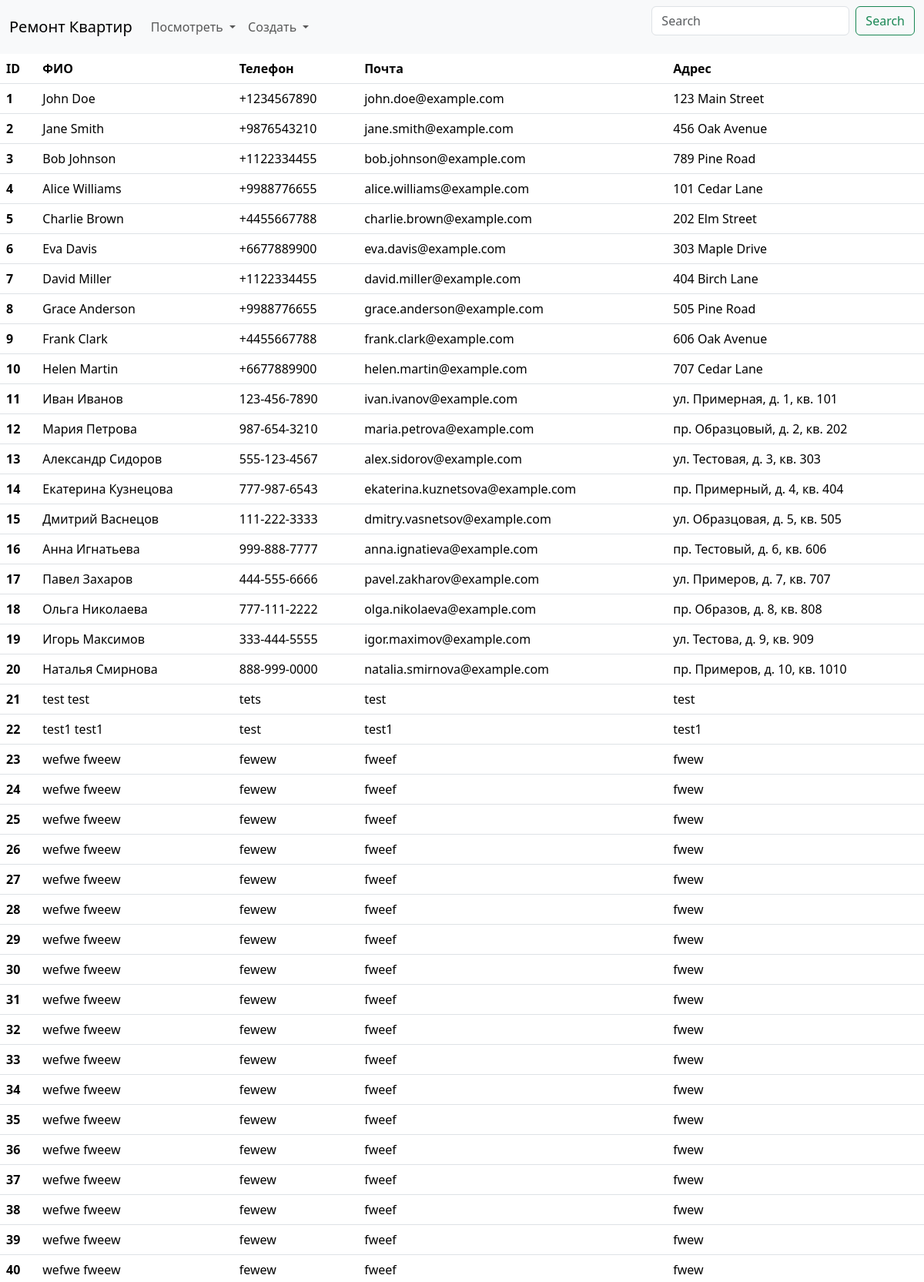
Screenshot of /api/v1/clients/ (upper part) with the database file from the repository.
### app/models/client.py (models this page shows)
class Client(Base):
    __tablename__ = "clients"
    first_name: Mapped[str]
    second_name: Mapped[str]
    phone_number: Mapped[str]
    email: Mapped[str | None] = mapped_column(default=None)
    address: Mapped[str] = mapped_column(default=None)
    orders: Mapped[list["Order"]] = relationship(cascade="all, delete-orphan")

### app/api/api_v1/endpoints/clients.py (the view)
@router.get("/")
def read_clients(request: Request, db: Session = Depends(deps.get_db)):
    db_clients = crud.client.get_multi(db=db)
    clients = []
    for db_client in db_clients:
        client = schemas.ClientTemplate.from_orm(db_client).model_dump()
        clients.append(client)
    return templates.TemplateResponse(
        request=request, name="clients.html", context={"clients": clients}
    )

### templates/clients.html
{% extends "base.html" %}
{% block content %}
<table class="table">
    <thead>
        <tr>
            <th scope="col">ID</th>
            <th scope="col">ФИО</th>
            <th scope="col">Телефон</th>
            <th scope="col">Почта</th>
            <th scope="col">Адрес</th>
        </tr>
    </thead>
    <tbody>
        {% for client in clients %}
        <tr>
            <th scope="row">{{client.id}}</th>
            <td>{{client.first_name}} {{client.second_name}}</td>
            <td>{{client.phone_number}}</td>
            <td>{{client.email}}</td>
            <td>{{client.address}}</td>
        </tr>
        {% endfor %}
    </tbody>
</table>
{% endblock %}

### templates/base.html (shortened to what this page needs)
<html lang="en">
<head>
    <link href="https://cdn.jsdelivr.net/npm/bootstrap@5.3.3/dist/css/bootstrap.min.css" rel="stylesheet"
>
</head>
<body>
    <nav class="navbar navbar-expand-lg bg-body-tertiary">
        <div class="container-fluid">
            <a class="navbar-brand" href="{{url_for('read_main')}}">Ремонт Квартир</a>
            <div class="collapse navbar-collapse" id="navbarSupportedContent">
                <ul class="navbar-nav me-auto mb-2 mb-lg-0">
                    <li class="nav-item dropdown">
                        <a class="nav-link dropdown-toggle" href="#" role="button" data-bs-toggle="dropdown"
                            aria-expanded="false">
                            Посмотреть
                        </a>
                    </li>
                    <li class="nav-item dropdown">
                        <a class="nav-link dropdown-toggle" href="#" role="button" data-bs-toggle="dropdown"
                            aria-expanded="false">
                            Создать
                        </a>
                    </li>
                </ul>
                <form class="d-flex" role="search">
                    <input class="form-control me-2" type="search" placeholder="Search" aria-label="Search">
                    <button class="btn btn-outline-success" type="submit">Search</button>
                </form>
            </div>
        </div>
    </nav>
    <div id="content">{% block content %}{% endblock %}</div>
</body>
</html>

### rows the page displays
Client: id "1", first_name "John", second_name "Doe", phone_number "+1234567890", email "john.doe@example.com", address "123 Main Street"
Client: id "2", first_name "Jane", second_name "Smith", phone_number "+9876543210", email "jane.smith@example.com", address "456 Oak Avenue"
Client: id "3", first_name "Bob", second_name "Johnson", phone_number "+1122334455", email "bob.johnson@example.com", address "789 Pine Road"
Client: id "4", first_name "Alice", second_name "Williams", phone_number "+9988776655", email "alice.williams@example.com", address "101 Cedar Lane"
Client: id "5", first_name "Charlie", second_name "Brown", phone_number "+4455667788", email "charlie.brown@example.com", address "202 Elm Street"
Client: id "6", first_name "Eva", second_name "Davis", phone_number "+6677889900", email "eva.davis@example.com", address "303 Maple Drive"
Client: id "7", first_name "David", second_name "Miller", phone_number "+1122334455", email "david.miller@example.com", address "404 Birch Lane"
Client: id "8", first_name "Grace", second_name "Anderson", phone_number "+9988776655", email "grace.anderson@example.com", address "505 Pine Road"
Client: id "9", first_name "Frank", second_name "Clark", phone_number "+4455667788", email "frank.clark@example.com", address "606 Oak Avenue"
Client: id "10", first_name "Helen", second_name "Martin", phone_number "+6677889900", email "helen.martin@example.com", address "707 Cedar Lane"
Client: id "11", first_name "Иван", second_name "Иванов", phone_number "123-456-7890", email "ivan.ivanov@example.com", address "ул. Примерная, д. 1, кв. 101"
Client: id "12", first_name "Мария", second_name "Петрова", phone_number "987-654-3210", email "maria.petrova@example.com", address "пр. Образцовый, д. 2, кв. 202"
Client: id "13", first_name "Александр", second_name "Сидоров", phone_number "555-123-4567", email "alex.sidorov@example.com", address "ул. Тестовая, д. 3, кв. 303"
Client: id "14", first_name "Екатерина", second_name "Кузнецова", phone_number "777-987-6543", email "ekaterina.kuznetsova@example.com", address "пр. Примерный, д. 4, кв. 404"
Client: id "15", first_name "Дмитрий", second_name "Васнецов", phone_number "111-222-3333", email "dmitry.vasnetsov@example.com", address "ул. Образцовая, д. 5, кв. 505"
Client: id "16", first_name "Анна", second_name "Игнатьева", phone_number "999-888-7777", email "anna.ignatieva@example.com", address "пр. Тестовый, д. 6, кв. 606"
Client: id "17", first_name "Павел", second_name "Захаров", phone_number "444-555-6666", email "pavel.zakharov@example.com", address "ул. Примеров, д. 7, кв. 707"
Client: id "18", first_name "Ольга", second_name "Николаева", phone_number "777-111-2222", email "olga.nikolaeva@example.com", address "пр. Образов, д. 8, кв. 808"
Client: id "19", first_name "Игорь", second_name "Максимов", phone_number "333-444-5555", email "igor.maximov@example.com", address "ул. Тестова, д. 9, кв. 909"
Client: id "20", first_name "Наталья", second_name "Смирнова", phone_number "888-999-0000", email "natalia.smirnova@example.com", address "пр. Примеров, д. 10, кв. 1010"
Client: id "21", first_name "test", second_name "test", phone_number "tets", email "test", address "test"
Client: id "22", first_name "test1", second_name "test1", phone_number "test", email "test1", address "test1"
Client: id "23", first_name "wefwe", second_name "fweew", phone_number "fewew", email "fweef", address "fwew"
Client: id "24", first_name "wefwe", second_name "fweew", phone_number "fewew", email "fweef", address "fwew"
Client: id "25", first_name "wefwe", second_name "fweew", phone_number "fewew", email "fweef", address "fwew"
Client: id "26", first_name "wefwe", second_name "fweew", phone_number "fewew", email "fweef", address "fwew"
Client: id "27", first_name "wefwe", second_name "fweew", phone_number "fewew", email "fweef", address "fwew"
Client: id "28", first_name "wefwe", second_name "fweew", phone_number "fewew", email "fweef", address "fwew"
Client: id "29", first_name "wefwe", second_name "fweew", phone_number "fewew", email "fweef", address "fwew"
Client: id "30", first_name "wefwe", second_name "fweew", phone_number "fewew", email "fweef", address "fwew"
Client: id "31", first_name "wefwe", second_name "fweew", phone_number "fewew", email "fweef", address "fwew"
Client: id "32", first_name "wefwe", second_name "fweew", phone_number "fewew", email "fweef", address "fwew"
Client: id "33", first_name "wefwe", second_name "fweew", phone_number "fewew", email "fweef", address "fwew"
Client: id "34", first_name "wefwe", second_name "fweew", phone_number "fewew", email "fweef", address "fwew"
Client: id "35", first_name "wefwe", second_name "fweew", phone_number "fewew", email "fweef", address "fwew"
Client: id "36", first_name "wefwe", second_name "fweew", phone_number "fewew", email "fweef", address "fwew"
Client: id "37", first_name "wefwe", second_name "fweew", phone_number "fewew", email "fweef", address "fwew"
Client: id "38", first_name "wefwe", second_name "fweew", phone_number "fewew", email "fweef", address "fwew"
Client: id "39", first_name "wefwe", second_name "fweew", phone_number "fewew", email "fweef", address "fwew"
Client: id "40", first_name "wefwe", second_name "fweew", phone_number "fewew", email "fweef", address "fwew"
